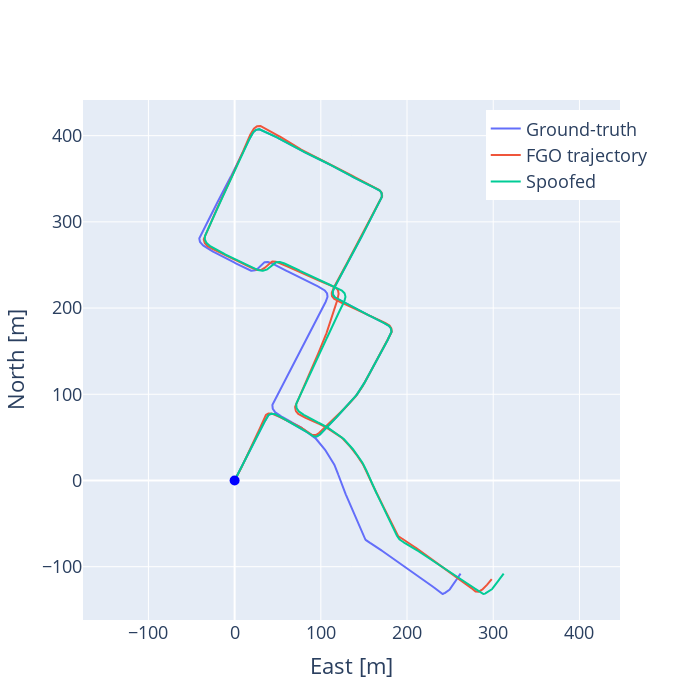

Here is the notebook cell this chart was saved with:
### Code cell
fgo_traj = go.Scatter(x=graph_positions[:,0], y=graph_positions[:,1], hovertext=np.arange(TRAJLEN), name='FGO trajectory')
gt_traj = go.Scatter(x=gt_enu[:TRAJLEN,0], y=gt_enu[:TRAJLEN,1], hovertext=np.arange(TRAJLEN), name='Ground-truth')
spoof_traj = go.Scatter(x=spoofed_pos[:TRAJLEN,0], y=spoofed_pos[:TRAJLEN,1], hovertext=np.arange(TRAJLEN), name='Spoofed')
start = go.Scatter(x=[0], y=[0], name='Start', mode='markers', marker=dict(size=10, color='blue'), showlegend=False)
fig = go.Figure(data=[gt_traj, fgo_traj, spoof_traj, start])
fig.update_layout(width=700, height=700, xaxis_title='East [m]', yaxis_title='North [m]')
# Move legend into plot
fig.update_layout(legend=dict(x=0.75, y=0.98), font=dict(size=18))
fig.update_yaxes(
    scaleanchor = "x",
    scaleratio = 1,
  )
fig.update_xaxes(autorange=True)
fig.show()

### Figure 1 — Plotly figure (JSON) as saved in the notebook; plotly's stock layout.template omitted (floating-point values rounded to 4 significant figures; data arrays with more than 128 entries replaced by an {"elided": "..."} marker saying what was removed)
{"data": [{"hovertext": {"elided": "2000 int values"}, "name": "Ground-truth", "type": "scatter", "x": {"elided": "2000 float values"}, "y": {"elided": "2000 float values"}}, {"hovertext": {"elided": "2000 int values"}, "name": "FGO trajectory", "type": "scatter", "x": {"elided": "2000 float values"}, "y": {"elided": "2000 float values"}}, {"hovertext": {"elided": "2000 int values"}, "name": "Spoofed", "type": "scatter", "x": {"elided": "2000 float values"}, "y": {"elided": "2000 float values"}}, {"marker": {"color": "blue", "size": 10}, "mode": "markers", "name": "Start", "showlegend": false, "type": "scatter", "x": [0], "y": [0]}], "layout": {"font": {"size": 18}, "height": 700, "legend": {"x": 0.75, "y": 0.98}, "width": 700, "xaxis": {"autorange": true, "title": {"text": "East [m]"}}, "yaxis": {"scaleanchor": "x", "scaleratio": 1, "title": {"text": "North [m]"}}}}
